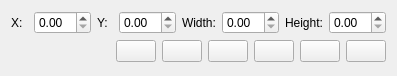
<?xml version="1.0" encoding="UTF-8"?>
<ui version="4.0">
 <class>Form</class>
 <widget class="QWidget" name="Form">
  <property name="geometry">
   <rect>
    <x>0</x>
    <y>0</y>
    <width>397</width>
    <height>76</height>
   </rect>
  </property>
  <property name="minimumSize">
   <size>
    <width>390</width>
    <height>70</height>
   </size>
  </property>
  <property name="maximumSize">
   <size>
    <width>432</width>
    <height>80</height>
   </size>
  </property>
  <property name="windowTitle">
   <string>EPICS ROI selector</string>
  </property>
  <layout class="QVBoxLayout" name="verticalLayout">
   <item>
    <layout class="QGridLayout" name="gridLayout_3">
     <item row="0" column="6">
      <widget class="QLabel" name="label_19">
       <property name="text">
        <string>Height:</string>
       </property>
      </widget>
     </item>
     <item row="0" column="3">
      <widget class="PyDMSpinbox" name="y_spinbox">
       <property name="maximumSize">
        <size>
         <width>75</width>
         <height>16777215</height>
        </size>
       </property>
       <property name="toolTip">
        <string/>
       </property>
       <property name="showUnits">
        <bool>false</bool>
       </property>
       <property name="precisionFromPV">
        <bool>false</bool>
       </property>
       <property name="alarmSensitiveContent">
        <bool>false</bool>
       </property>
       <property name="alarmSensitiveBorder">
        <bool>false</bool>
       </property>
       <property name="PyDMToolTip">
        <string/>
       </property>
       <property name="monitorDisp">
        <bool>true</bool>
       </property>
       <property name="channel">
        <string>ca://${cam_prefix}${roi_plugin}${suffix_Y}</string>
       </property>
       <property name="userDefinedLimits">
        <bool>true</bool>
       </property>
       <property name="userMaximum">
        <double>99999.000000000000000</double>
       </property>
       <property name="precision">
        <number>0</number>
       </property>
       <property name="showStepExponent">
        <bool>false</bool>
       </property>
       <property name="writeOnPress">
        <bool>true</bool>
       </property>
      </widget>
     </item>
     <item row="0" column="5">
      <widget class="PyDMSpinbox" name="width_spinbox">
       <property name="maximumSize">
        <size>
         <width>75</width>
         <height>16777215</height>
        </size>
       </property>
       <property name="toolTip">
        <string/>
       </property>
       <property name="showUnits">
        <bool>false</bool>
       </property>
       <property name="precisionFromPV">
        <bool>false</bool>
       </property>
       <property name="alarmSensitiveContent">
        <bool>false</bool>
       </property>
       <property name="alarmSensitiveBorder">
        <bool>false</bool>
       </property>
       <property name="PyDMToolTip">
        <string/>
       </property>
       <property name="monitorDisp">
        <bool>true</bool>
       </property>
       <property name="channel">
        <string>ca://${cam_prefix}${roi_plugin}${suffix_WidthX}</string>
       </property>
       <property name="userDefinedLimits">
        <bool>true</bool>
       </property>
       <property name="userMaximum">
        <double>99999.000000000000000</double>
       </property>
       <property name="precision">
        <number>0</number>
       </property>
       <property name="showStepExponent">
        <bool>false</bool>
       </property>
       <property name="writeOnPress">
        <bool>true</bool>
       </property>
      </widget>
     </item>
     <item row="0" column="1">
      <widget class="PyDMSpinbox" name="x_spinbox">
       <property name="maximumSize">
        <size>
         <width>75</width>
         <height>16777215</height>
        </size>
       </property>
       <property name="toolTip">
        <string/>
       </property>
       <property name="showUnits">
        <bool>false</bool>
       </property>
       <property name="precisionFromPV">
        <bool>false</bool>
       </property>
       <property name="alarmSensitiveContent">
        <bool>false</bool>
       </property>
       <property name="alarmSensitiveBorder">
        <bool>false</bool>
       </property>
       <property name="PyDMToolTip">
        <string/>
       </property>
       <property name="monitorDisp">
        <bool>true</bool>
       </property>
       <property name="channel">
        <string>ca://${cam_prefix}${roi_plugin}${suffix_X}</string>
       </property>
       <property name="userDefinedLimits">
        <bool>true</bool>
       </property>
       <property name="userMaximum">
        <double>99999.000000000000000</double>
       </property>
       <property name="precision">
        <number>0</number>
       </property>
       <property name="showStepExponent">
        <bool>false</bool>
       </property>
       <property name="writeOnPress">
        <bool>true</bool>
       </property>
      </widget>
     </item>
     <item row="0" column="0">
      <widget class="QLabel" name="label_20">
       <property name="text">
        <string>X:</string>
       </property>
      </widget>
     </item>
     <item row="0" column="7">
      <widget class="PyDMSpinbox" name="height_spinbox">
       <property name="maximumSize">
        <size>
         <width>75</width>
         <height>16777215</height>
        </size>
       </property>
       <property name="toolTip">
        <string/>
       </property>
       <property name="showUnits">
        <bool>false</bool>
       </property>
       <property name="precisionFromPV">
        <bool>false</bool>
       </property>
       <property name="alarmSensitiveContent">
        <bool>false</bool>
       </property>
       <property name="alarmSensitiveBorder">
        <bool>false</bool>
       </property>
       <property name="PyDMToolTip">
        <string/>
       </property>
       <property name="monitorDisp">
        <bool>true</bool>
       </property>
       <property name="channel">
        <string>ca://${cam_prefix}${roi_plugin}${suffix_WidthY}</string>
       </property>
       <property name="userDefinedLimits">
        <bool>true</bool>
       </property>
       <property name="userMaximum">
        <double>99999.000000000000000</double>
       </property>
       <property name="precision">
        <number>0</number>
       </property>
       <property name="showStepExponent">
        <bool>false</bool>
       </property>
       <property name="writeOnPress">
        <bool>true</bool>
       </property>
      </widget>
     </item>
     <item row="0" column="2">
      <widget class="QLabel" name="label_18">
       <property name="text">
        <string>Y:</string>
       </property>
      </widget>
     </item>
     <item row="0" column="4">
      <widget class="QLabel" name="label_22">
       <property name="text">
        <string>Width:</string>
       </property>
      </widget>
     </item>
    </layout>
   </item>
   <item>
    <layout class="QHBoxLayout" name="horizontalLayout">
     <item>
      <spacer name="horizontalSpacer">
       <property name="orientation">
        <enum>Qt::Horizontal</enum>
       </property>
       <property name="sizeHint" stdset="0">
        <size>
         <width>40</width>
         <height>20</height>
        </size>
       </property>
      </spacer>
     </item>
     <item>
      <widget class="ColorButton" name="color_selection_button">
       <property name="minimumSize">
        <size>
         <width>40</width>
         <height>0</height>
        </size>
       </property>
       <property name="maximumSize">
        <size>
         <width>45</width>
         <height>16777215</height>
        </size>
       </property>
       <property name="toolTip">
        <string>Change ROI color</string>
       </property>
       <property name="text">
        <string/>
       </property>
      </widget>
     </item>
     <item>
      <widget class="QPushButton" name="line_thickness_button">
       <property name="minimumSize">
        <size>
         <width>40</width>
         <height>0</height>
        </size>
       </property>
       <property name="maximumSize">
        <size>
         <width>45</width>
         <height>16777215</height>
        </size>
       </property>
       <property name="toolTip">
        <string>Adjust ROI outline thickness</string>
       </property>
       <property name="text">
        <string/>
       </property>
      </widget>
     </item>
     <item>
      <widget class="QPushButton" name="move_enabled_button">
       <property name="minimumSize">
        <size>
         <width>40</width>
         <height>0</height>
        </size>
       </property>
       <property name="maximumSize">
        <size>
         <width>45</width>
         <height>16777215</height>
        </size>
       </property>
       <property name="toolTip">
        <string>Toggle drag-to-move/resize ROI controls</string>
       </property>
       <property name="text">
        <string/>
       </property>
      </widget>
     </item>
     <item>
      <widget class="QPushButton" name="draw_roi_button">
       <property name="minimumSize">
        <size>
         <width>40</width>
         <height>0</height>
        </size>
       </property>
       <property name="maximumSize">
        <size>
         <width>45</width>
         <height>16777215</height>
        </size>
       </property>
       <property name="toolTip">
        <string>Draw ROI: click top left corner then click bottom right to draw.</string>
       </property>
       <property name="text">
        <string/>
       </property>
      </widget>
     </item>
     <item>
      <widget class="QPushButton" name="select_center_button">
       <property name="minimumSize">
        <size>
         <width>40</width>
         <height>0</height>
        </size>
       </property>
       <property name="maximumSize">
        <size>
         <width>45</width>
         <height>16777215</height>
        </size>
       </property>
       <property name="toolTip">
        <string>Click new on image to re-center ROI</string>
       </property>
       <property name="text">
        <string/>
       </property>
       <property name="checkable">
        <bool>true</bool>
       </property>
      </widget>
     </item>
     <item>
      <widget class="QPushButton" name="visibility_button">
       <property name="minimumSize">
        <size>
         <width>40</width>
         <height>0</height>
        </size>
       </property>
       <property name="maximumSize">
        <size>
         <width>45</width>
         <height>16777215</height>
        </size>
       </property>
       <property name="toolTip">
        <string>Show/hide ROI overlay</string>
       </property>
       <property name="text">
        <string/>
       </property>
       <property name="checkable">
        <bool>true</bool>
       </property>
       <property name="checked">
        <bool>false</bool>
       </property>
       <property name="default">
        <bool>false</bool>
       </property>
       <property name="flat">
        <bool>false</bool>
       </property>
      </widget>
     </item>
    </layout>
   </item>
   <item>
    <spacer name="verticalSpacer">
     <property name="orientation">
      <enum>Qt::Vertical</enum>
     </property>
     <property name="sizeHint" stdset="0">
      <size>
       <width>20</width>
       <height>40</height>
      </size>
     </property>
    </spacer>
   </item>
  </layout>
 </widget>
 <customwidgets>
  <customwidget>
   <class>PyDMSpinbox</class>
   <extends>QDoubleSpinBox</extends>
   <header>pydm.widgets.spinbox</header>
  </customwidget>
  <customwidget>
   <class>ColorButton</class>
   <extends>QPushButton</extends>
   <header>pcdswidgets.imaging.common.colorselect_button.h</header>
  </customwidget>
 </customwidgets>
 <resources/>
 <connections/>
</ui>
